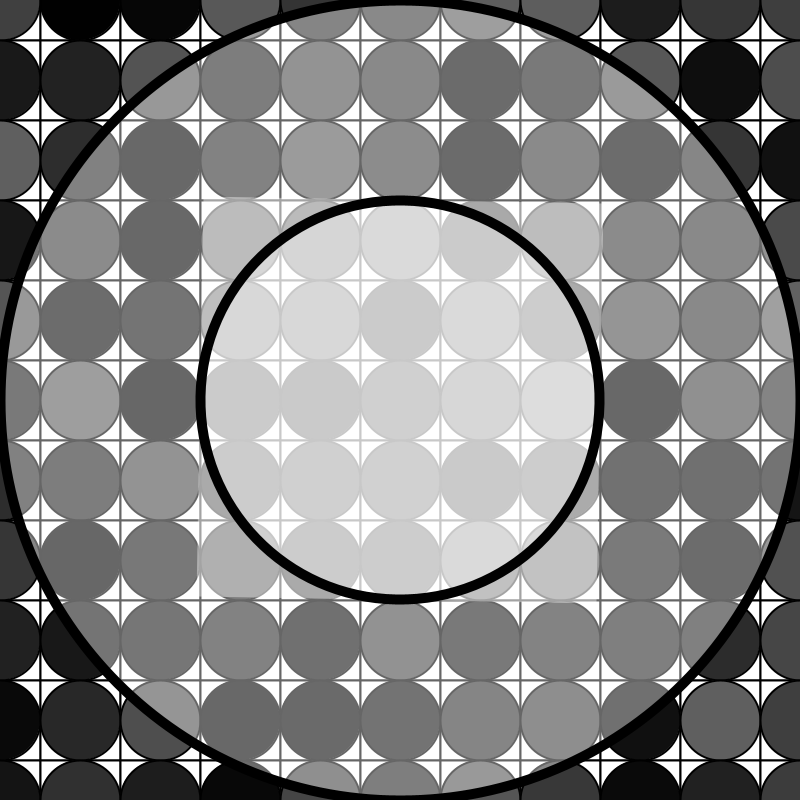
Frame 1 (no input)
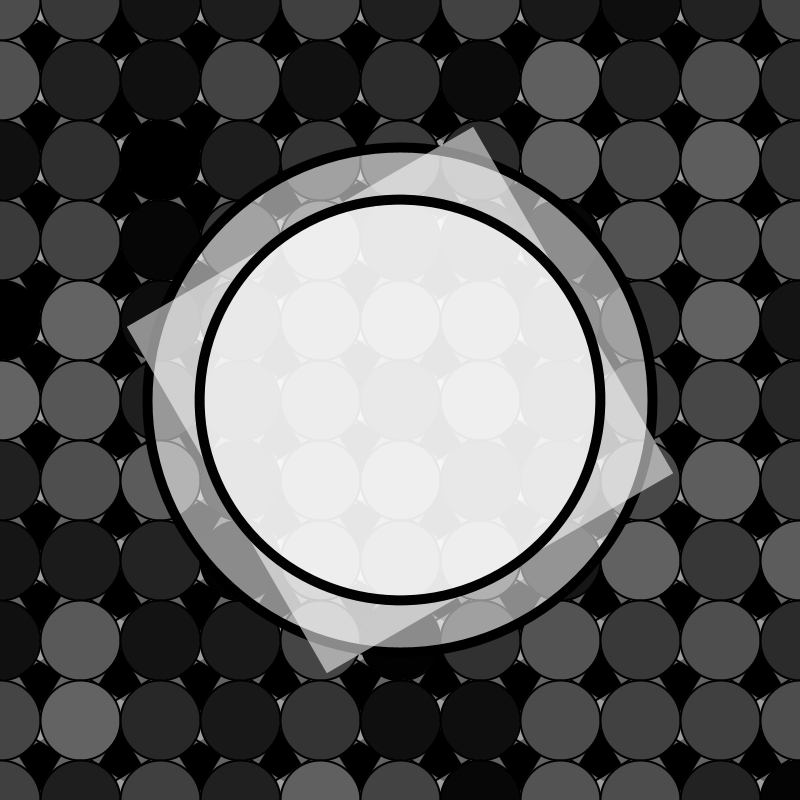
Frame 60 (the mouse pressed at the canvas centre just before this capture)
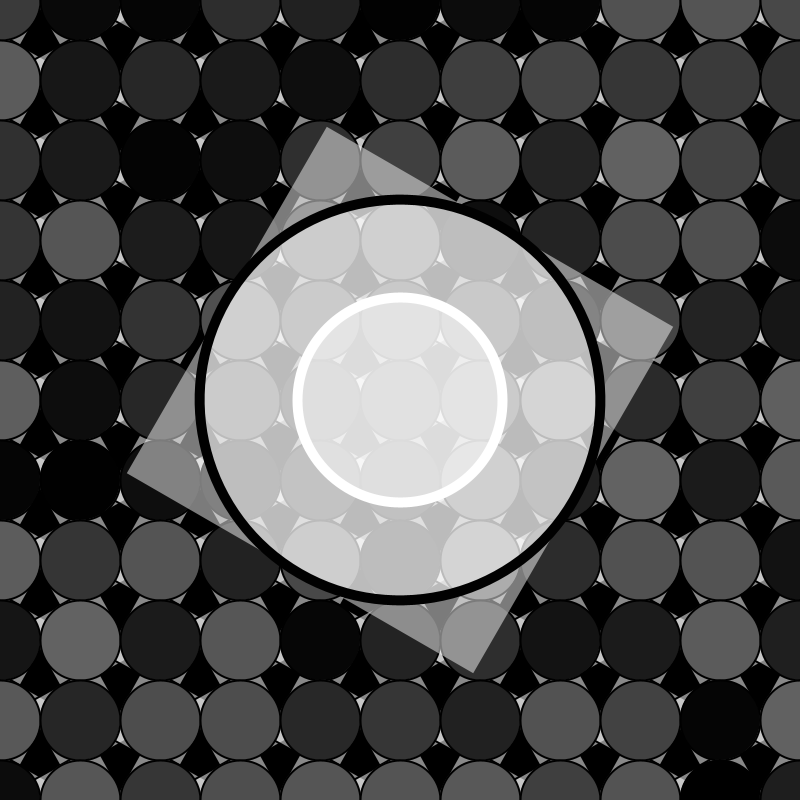
Frame 120 (the mouse held since frame 60 and released just before this capture)

The Processing sketch that drew these frames (run headless with seeded random() and noise(); from frame 60 on, the mouse is pressed at the canvas centre):

// Processing sketch: ilusion_optica
// ── ilusion_optica.pde
int cant = 10;
int tam, tam2, tam3, tamEllipse;
int angulo = 0;
int angulo2 = 0;
int maximo, minimo;
int fondo = 0;
color Color = 255;
color colorBorde = 0;
color colorEllipse = 0;
int mapeo;
float distancia;
int contador = 1;
int tamEllipse2;


void setup() {
  //fullScreen();
  size(800, 800);
  tam = width/cant;
  tam2 = 800;
  tam3= width/cant;
  tamEllipse = 800;
  tamEllipse2 = 400;
  maximo = 100;
  minimo = 0;
}

void draw() {
  background(fondo);
  stroke(colorBorde);
  strokeWeight(2);
  for (int i = 0; i <= cant; i++) {
    for (int j = 0; j <= cant; j++) {
      pushMatrix();

      translate(i*tam, j*tam);
      if (i%2 == 0) {
        rotate(radians(angulo));
      } else {
        rotate(radians(360 - angulo));
      }
      rectMode(CENTER);
      rect(0, 0, tam, tam);


      popMatrix();
    }
  }
  for (int i = 0; i <= cant; i++) {
    for (int j = 0; j <= cant; j++) {
      fill(random(minimo, maximo));
      ellipse(i * tam, j * tam, tam3, tam3);
    }
  }
  angulo++;
  angulo2--;
  stroke(0);
  strokeWeight(10);
  fill(Color, random(50, 150));
  stroke(colorEllipse);
  ellipse(width/2, height/2, tamEllipse, tamEllipse);
  translate(width/2, height/2);
  rotate(radians(360 - angulo2));
  noStroke();
  rect(0, 0, tam2/2, tam2/2);
  noStroke();

  if (mousePressed && mouseButton == LEFT) {/////////////invierte el giro a mayor velocidad y los de atras/////////////////////
    angulo-=6;
    angulo2+=4;
    fill(255, 0, 0, 50);
  } else if (mousePressed && mouseButton == RIGHT) {/////////////////////acelera el giro y se oponen los de atras///////////////////////
    fill(0, 255, 0, 50);
    angulo+=4;
    angulo2-=2;
  } else if (mousePressed && mouseButton == CENTER) {////////////////////////reinicia el movimiento//////////////////////////
    angulo = 0;
    angulo2 = 0;
    tamEllipse = 800;
    tam3 = width/cant;
    colorEllipse = 0;
  }
  if (keyPressed && key == CODED && keyCode == DOWN) {///////////////////////variación de tamaño de las elipses y cambio de valor///////////////////////////
    tam3--;
  }

  ///////////////////////////////////////////////////////Se invierten los valores en ciertas condiciones///////////////////////////////////////////////////////
  if (tam3 == width/cant) {
    tam3 = width/cant;
  } else if (tam3 == -width/cant) {
    tam3 = width/cant;
  }
  if (tam3 < 0) {
    maximo = 220;
    minimo = 155;
    fondo = 255;
    Color = 0;
    colorBorde = 200;
  } else {
    maximo = 100;
    minimo = 0;
    fondo = 0;
    Color = 255;
    colorBorde = 0;
  }
  tamEllipse-=5;
  if (tamEllipse <= -800) {
    tamEllipse = 800;
  }
  if (tamEllipse <= tamEllipse2) {
    colorEllipse = 255;
  }
  if (tamEllipse <=  -400) {
    colorEllipse = 0;
  }
  ///////////////////////////////////////////////////////Se invierten los BYN en ciertas condiciones///////////////////////////////////////////////////////
  distancia = dist(width/2, height/2, mouseX, mouseY);
  stroke(1);
  strokeWeight(10);
  ellipse(0, 0, tamEllipse2, tamEllipse2);


  println(tam3, tamEllipse, distancia);
}
